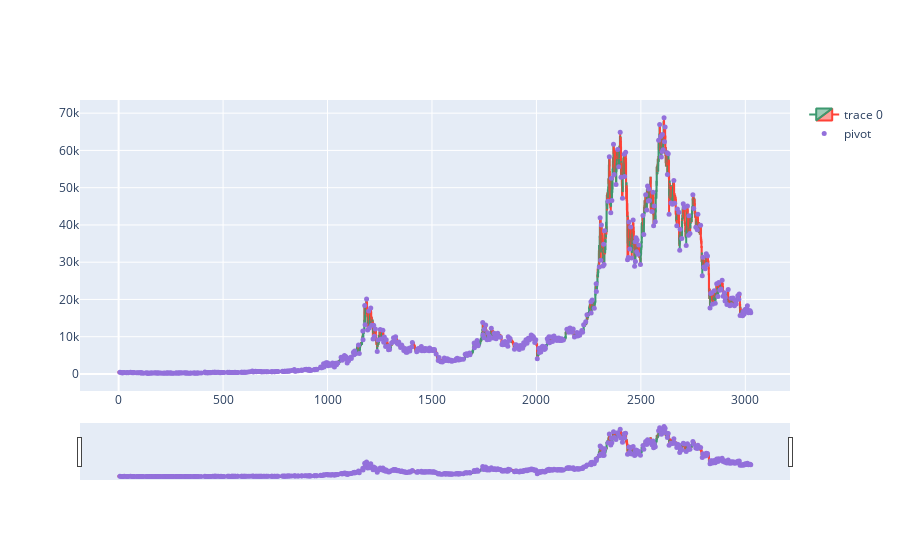

The code cell stored with this chart in its notebook:
### Code cell
code='BTC-USD'
backcandles = 20
df = myTA.downloadAndMakeAnalysis(code, dt.datetime(2000,1,1), dt.datetime.now(),'1d').reset_index()
df['pivot'] = df.apply(lambda x: pivotid(df, x.name,3,3), axis=1)
df['pointpos'] = df.apply(lambda row: pointpos(row), axis=1)


dfpl = df
fig = go.Figure(data=[go.Candlestick(x=dfpl.index,
                open=dfpl['Open'],
                high=dfpl['High'],
                low=dfpl['Low'],
                close=dfpl['Close'])])

fig.add_scatter(x=dfpl.index, y=dfpl['pointpos'], mode="markers",
                marker=dict(size=5, color="MediumPurple"),
                name="pivot")
fig.show()

### Figure 1 — Plotly figure (JSON) as saved in the notebook; plotly's stock layout.template omitted (floating-point values rounded to 4 significant figures; data arrays with more than 128 entries replaced by an {"elided": "..."} marker saying what was removed)
{"data": [{"close": {"elided": "3030 float values"}, "high": {"elided": "3030 float values"}, "low": {"elided": "3030 float values"}, "open": {"elided": "3030 float values"}, "type": "candlestick", "x": {"elided": "3030 int values"}}, {"marker": {"color": "MediumPurple", "size": 5}, "mode": "markers", "name": "pivot", "type": "scatter", "x": {"elided": "3030 int values"}, "y": {"elided": "3030 float values"}}], "layout": {}}
